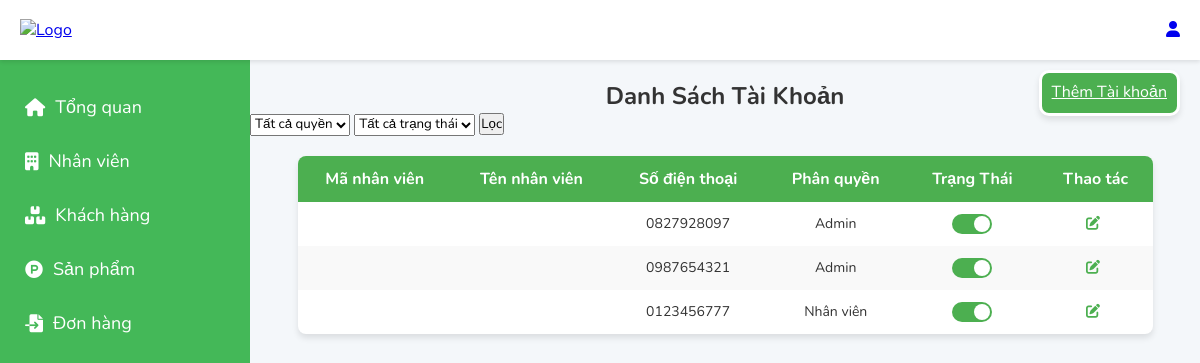
Screenshot of /admin/nhanvien (signed in) with the database file from the repository.
### tables this page shows
CREATE TABLE `nhanvien`
(
    `Manhanvien`  varchar(50) NOT NULL,
    `Tennhanvien` varchar(50) NOT NULL,
    `sdt`         varchar(20) NOT NULL,
    `password`    varchar(200) DEFAULT NULL,
    `id_role`     int(2) DEFAULT NULL,
    `trangthai`   int(2) NOT NULL
);

CREATE TABLE `role`
(
    `id_role` int(2) NOT NULL,
    `ten`     varchar(50) NOT NULL
);

### app/Controllers/admincontroller.php (called while the page is built, shortened)
<?php
require_once dirname(dirname(dirname(__FILE__))) . '/core/Controller.php';
class adminController extends Controller
{
    private $adminModel;
    public function __construct()
    {
        $this->adminModel = $this->model('adminModel');
    }
    public function nhanvien()
    {
        $listnv = $this->adminModel->getlistnv();
        $role = $this->adminModel->getRoles();
        $this->view('admin/listnv', ['listnv' => $listnv, 'role' => $role]);
    }
}

### core/routers.php (called while the page is built, shortened)
<?php
class Router {
    protected $action = 'trangchu';
    private function parseUrl($uri) {
        $uri = str_replace(WEBROOT, '', $uri);
        return explode('/', filter_var(rtrim($uri, '/'), FILTER_SANITIZE_URL));
    }
    public function dispatch($uri) {
        $url = $this->parseUrl($uri);
        if (isset($url[0]) && !empty($url[0])) {
            $controllerName = strtolower($url[0]) . 'Controller';
            $controllerPath = 'app/Controllers/' . $controllerName . '.php';
            if (file_exists($controllerPath)) {
                unset($url[0]);
            }
        }
        $this->controller = new $this->controller;
        if (isset($url[1]) && method_exists($this->controller, $url[1])) {
            $this->action = $url[1];
            unset($url[1]);
        }
        $this->params = $url ? array_values($url) : [];
        call_user_func_array([$this->controller, $this->action], $this->params);
    }
}
?>

### index.php (called while the page is built, shortened)
<?php
require_once dirname(__FILE__) . '/core/routers.php';
$router = new Router();
$router->dispatch($_SERVER['REQUEST_URI']);
?>

### config.php (called while the page is built, shortened)
<?php
$dotenv = Dotenv\Dotenv::createImmutable(__DIR__);

### core/model.php (called while the page is built, shortened)
<?php
require_once dirname(dirname(__FILE__)) . '/config.php';
class Model
{
    public function __construct()
    {
        $this->con = new mysqli(
            $_ENV['DATABASE_HOST'],
            $_ENV['DATABASE_USER'],
            $_ENV['DATABASE_PASS'],
            $_ENV['DATABASE_NAME']
        );
    }
}

### app/models/adminModel.php (called while the page is built, shortened)
<?php
require_once dirname(dirname(dirname(__FILE__))) . '/core/model.php';
class adminModel extends Model
{
    public function getlistnv()
    {
        $sql = "SELECT nv.*, r.ten FROM nhanvien nv
                LEFT JOIN role r ON nv.id_role = r.id_role";
        return $this->con->query($sql);
    }
}
?>

### app/views/admin/listnv.php (the view, shortened to what this page needs)
<!DOCTYPE html>
<html lang="en">
<head>
</head>
<body>
<div class="detail">
    <h2>Danh Sách Tài Khoản</h2>
    <a href="/inis/admin/addnv" class="btn-add">Thêm Tài khoản</a>
    <div class="filter-container">
        <select id="filter-role">
            <option value="">Tất cả quyền</option>
        </select>
        <select id="filter-status">
            <option value="">Tất cả trạng thái</option>
        </select>
        <button onclick="filterNhanVien()">Lọc</button>
    </div>
    <table>
        <thead>
        <tr>
            <th>Mã nhân viên</th>
            <th>Tên nhân viên</th>
            <th>Số điện thoại</th>
            <th>Phân quyền</th>
            <th>Trạng Thái</th>
            <th>Thao tác</th>
        </tr>
        </thead>
        <tbody>
        <?php while ($row = mysqli_fetch_array($listnv)) { ?>
            <tr>
                <td><?= htmlspecialchars($row['manhanvien']); ?></td>
                <td><?= htmlspecialchars($row['tennhanvien']); ?></td>
                <td><?= htmlspecialchars($row['sdt']); ?></td>
                <td><?= htmlspecialchars($row['ten']); ?></td>
                <td>
                    <label class="switch">
                        <span class="slider round"></span>
                    </label>
                </td>
                <td>
                    <a href="/inis/admin/editnv/<?= $row['manhanvien']; ?>" class="btn btn-edit">
                        <i class="fas fa-edit"></i>
                    </a>
                </td>
            </tr>
        <?php } ?>
        </tbody>
    </table>
</div>
</body>
</html>

### app/views/header.php (style rules this page uses)
* { margin: 0; padding: 0; box-sizing: border-box; font-family: "Nunito", sans-serif; }
.detail { margin-left: 250px; margin-top: 80px; }

### app/views/admin/listnv.php (style rules this page uses)
body { font-family: 'Roboto', sans-serif; background-color: #f4f7fa; margin: 0; padding: 0; color: #333; }
h1, h2 { color: #333; text-align: center; }
table { width: 90%; margin: 20px auto; border-collapse: collapse; background-color: white; box-shadow: 0 4px 6px rgba(0, 0, 0, 0.1); border-radius: 8px; overflow: hidden; }
th, td { padding: 12px 15px; text-align: center; }
th { background-color: #4CAF50; color: white; font-size: 16px; font-weight: bold; }
td { color: #333; font-size: 14px; }
tr:nth-child(even) { background-color: #f9f9f9; }
.btn-add { background-color: #4CAF50; color: white; box-shadow: 0 4px 6px rgba(0, 0, 0, 0.1); padding: 8px 10px 10px 10px; position: fixed; top: 70px; right: 20px; border-radius: 10px; border: solid white; z-index: 1000; cursor: pointer; }
.btn-edit i { color: #4CAF50; margin-right: 5px; }
.switch { position: relative; display: inline-block; width: 40px; height: 20px; }
.slider { position: absolute; cursor: pointer; top: 0; left: 0; right: 0; bottom: 0; background-color: #ccc; transition: 0.4s; border-radius: 20px; }
.slider:before { position: absolute; content: ""; height: 16px; width: 16px; left: 2px; bottom: 2px; background-color: white; transition: 0.4s; border-radius: 50%; }
input:checked + .slider { background-color: #4CAF50; }
input:checked + .slider:before { transform: translateX(20px); }

### rows the page displays
nhanvien: sdt "0827928097", id_role.ten "Admin"
nhanvien: sdt "0987654321", id_role.ten "Admin"
nhanvien: sdt "0123456777", id_role.ten "Nhân viên"
